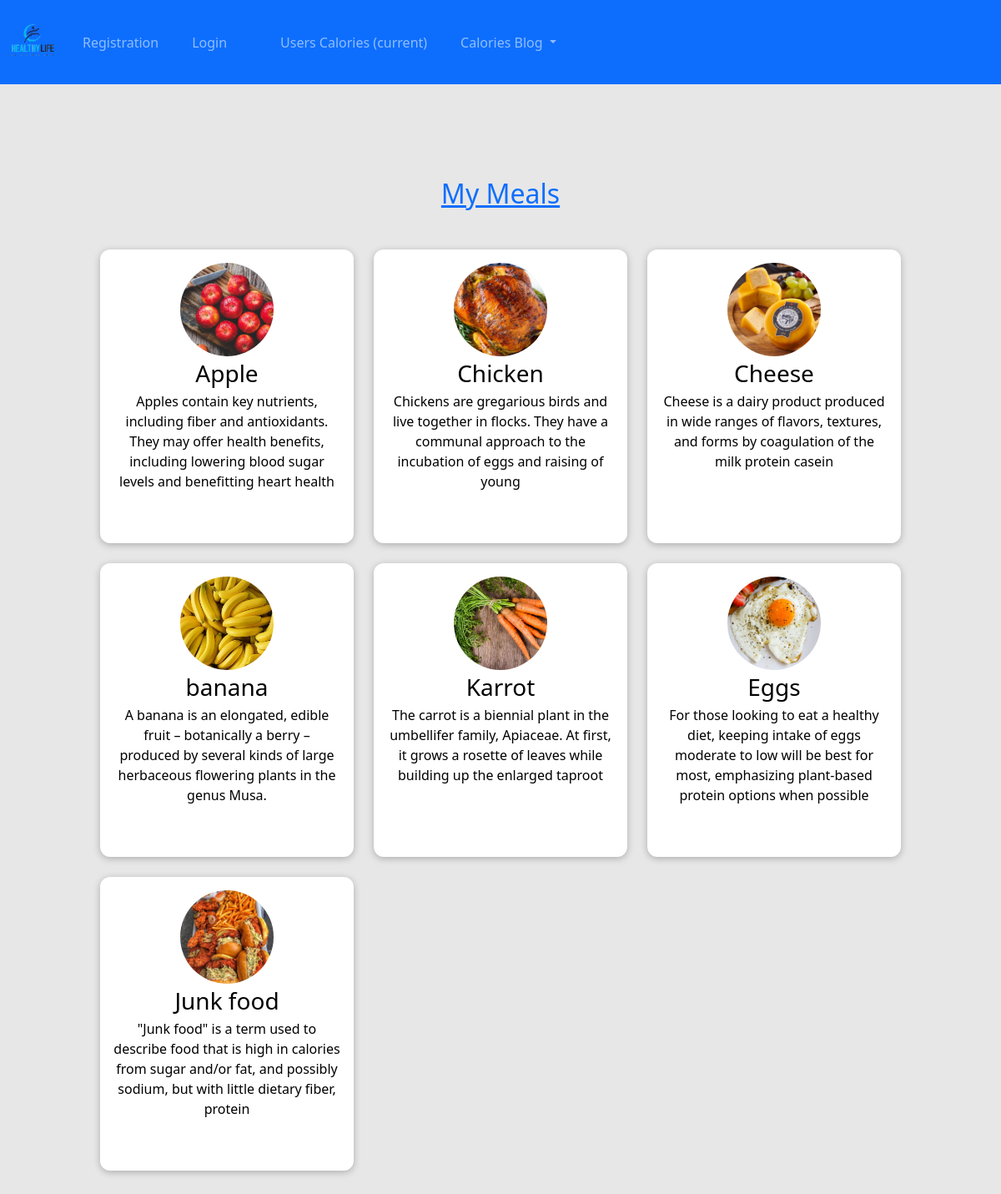
The page /calories_blog/posts/ on the database as committed earlier.
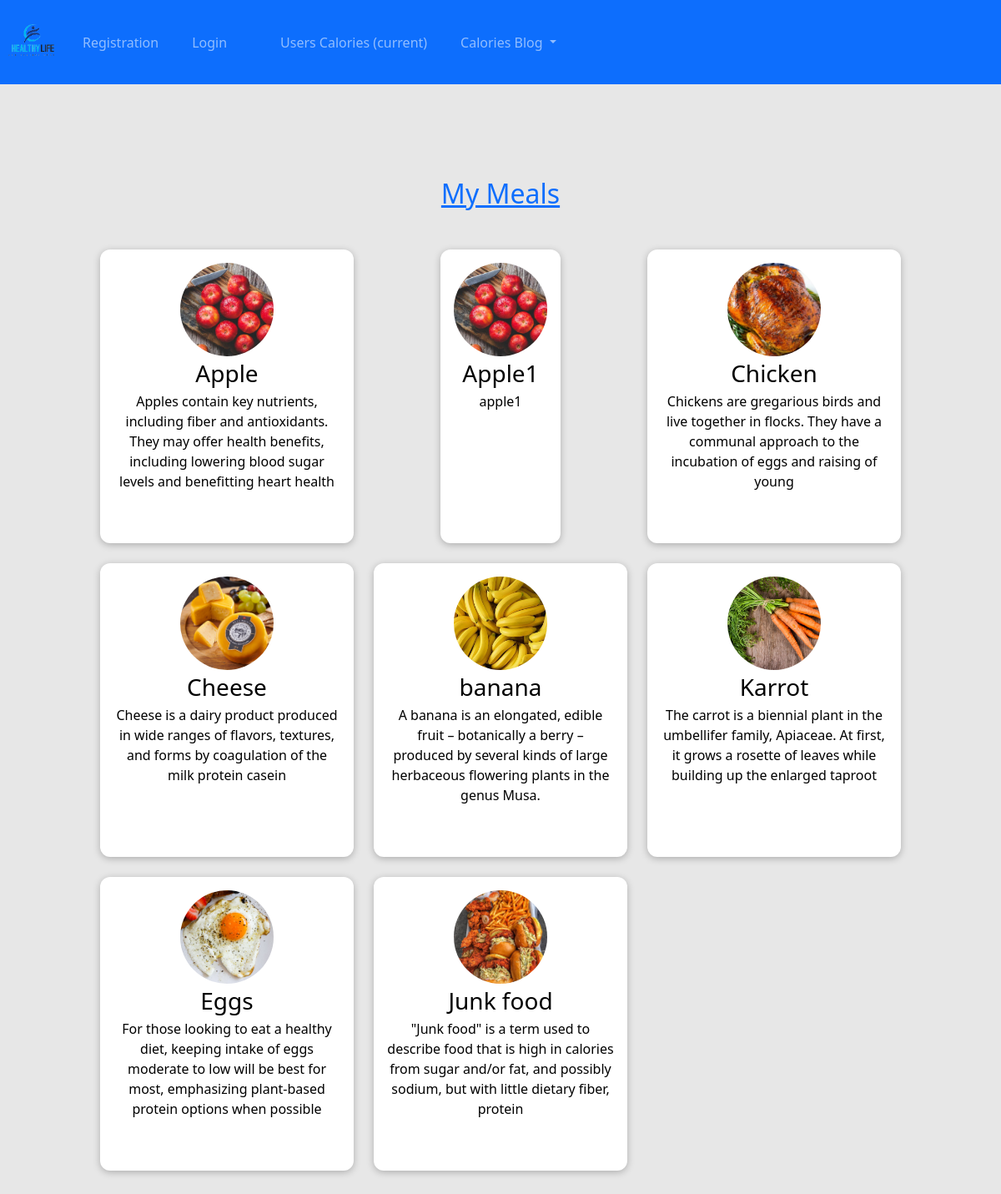
The same page on the database as committed later.
### calories_blog/models.py (models this page shows, shortened)
class Post(models.Model):
    title = models.CharField(max_length=200)
    excerpt = models.CharField(max_length=250)
    image = models.ImageField(upload_to="posts", null=True)
    date = models.DateField(auto_now=True)
    slug = models.SlugField(unique=True, db_index=True)
    content = models.TextField(validators=[MinLengthValidator(10)])
    author = models.ForeignKey(Author, on_delete=models.SET_NULL, null=True, related_name="posts")
    tags = models.ManyToManyField(Tag)

### calories_blog/views.py (the view)
# urls.py: path("calories_blog/posts/", views.AllPostsView.as_view(), name="posts"),
class AllPostsView(ListView):
    model = Post
    template_name = "calories_blog/all-posts.html"
    ordering = ["-date"]
    context_object_name = "all_posts"

### calories_blog/templates/calories_blog/all-posts.html (shortened to what this page needs)
{% extends 'base.html' %}
{% load static %}
{% block css_files %}
  <link rel="stylesheet" href="{% static "calories_blog/post.css" %}">
  <link rel="stylesheet" href="{% static 'calories_blog/all-posts.css' %}">
{% endblock %}
{% block content %}
  <div>
    <section id="all-posts">
      <h2><a href="{% url 'start_page_cal' %}">My Meals</a></h2>
      <ul>
        {% for post in all_posts %}
          <li>
            <article>
              {% include "calories_blog/includes/post.html" %}
            </article>
          </li>
        {% endfor %}
      </ul>
    </section>
  </div>
{% endblock%}

### calories_blog/templates/calories_blog/includes/post.html
<li>
  <article class="post">
    <a href="{% url 'post-detail-page' post.slug %}">
      <img src="{{ post.image.url }}" alt="{{ post.title }}">
      <div class="post__content">
        <h3>{{ post.title }}</h3>
        <p>{{ post.excerpt }}</p>
      </div>
    </a>
  </article>
</li>

Rows that differ between the two databases and show on the page:
added Post: image (picture), title "Apple1", excerpt "apple1"
